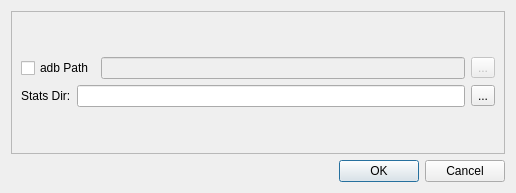
<?xml version="1.0" encoding="UTF-8"?>
<ui version="4.0">
 <class>SettingsWindow</class>
 <widget class="QDialog" name="SettingsWindow">
  <property name="geometry">
   <rect>
    <x>0</x>
    <y>0</y>
    <width>516</width>
    <height>193</height>
   </rect>
  </property>
  <property name="windowTitle">
   <string>Dialog</string>
  </property>
  <layout class="QGridLayout" name="gridLayout">
   <item row="0" column="0">
    <widget class="QFrame" name="frame">
     <property name="frameShape">
      <enum>QFrame::Shape::StyledPanel</enum>
     </property>
     <property name="frameShadow">
      <enum>QFrame::Shadow::Raised</enum>
     </property>
     <layout class="QGridLayout" name="gridLayout_3">
      <item row="1" column="0">
       <layout class="QGridLayout" name="gridLayout_2">
        <item row="4" column="0" colspan="3">
         <layout class="QHBoxLayout" name="horizontalLayout">
          <item>
           <widget class="QLabel" name="statsdir_label">
            <property name="text">
             <string>Stats Dir:</string>
            </property>
           </widget>
          </item>
          <item>
           <widget class="QLineEdit" name="statsdir_lineEdit"/>
          </item>
          <item>
           <widget class="QToolButton" name="statsdir_toolButton">
            <property name="text">
             <string>...</string>
            </property>
           </widget>
          </item>
         </layout>
        </item>
        <item row="2" column="0" colspan="3">
         <layout class="QHBoxLayout" name="horizontalLayout_2">
          <item>
           <widget class="QCheckBox" name="enableCustomadb_checkBox">
            <property name="text">
             <string>adb Path</string>
            </property>
           </widget>
          </item>
          <item>
           <widget class="QLineEdit" name="adbPath_lineEdit">
            <property name="enabled">
             <bool>false</bool>
            </property>
           </widget>
          </item>
          <item>
           <widget class="QToolButton" name="browseadb_toolButton">
            <property name="enabled">
             <bool>false</bool>
            </property>
            <property name="text">
             <string>...</string>
            </property>
           </widget>
          </item>
         </layout>
        </item>
       </layout>
      </item>
     </layout>
    </widget>
   </item>
   <item row="1" column="0">
    <widget class="QDialogButtonBox" name="buttonBox">
     <property name="orientation">
      <enum>Qt::Orientation::Horizontal</enum>
     </property>
     <property name="standardButtons">
      <set>QDialogButtonBox::StandardButton::Cancel|QDialogButtonBox::StandardButton::Ok</set>
     </property>
    </widget>
   </item>
  </layout>
 </widget>
 <resources/>
 <connections>
  <connection>
   <sender>buttonBox</sender>
   <signal>accepted()</signal>
   <receiver>SettingsWindow</receiver>
   <slot>accept()</slot>
   <hints>
    <hint type="sourcelabel">
     <x>248</x>
     <y>254</y>
    </hint>
    <hint type="destinationlabel">
     <x>157</x>
     <y>274</y>
    </hint>
   </hints>
  </connection>
  <connection>
   <sender>buttonBox</sender>
   <signal>rejected()</signal>
   <receiver>SettingsWindow</receiver>
   <slot>reject()</slot>
   <hints>
    <hint type="sourcelabel">
     <x>316</x>
     <y>260</y>
    </hint>
    <hint type="destinationlabel">
     <x>286</x>
     <y>274</y>
    </hint>
   </hints>
  </connection>
  <connection>
   <sender>enableCustomadb_checkBox</sender>
   <signal>clicked(bool)</signal>
   <receiver>adbPath_lineEdit</receiver>
   <slot>setEnabled(bool)</slot>
   <hints>
    <hint type="sourcelabel">
     <x>233</x>
     <y>38</y>
    </hint>
    <hint type="destinationlabel">
     <x>233</x>
     <y>76</y>
    </hint>
   </hints>
  </connection>
  <connection>
   <sender>enableCustomadb_checkBox</sender>
   <signal>clicked(bool)</signal>
   <receiver>browseadb_toolButton</receiver>
   <slot>setEnabled(bool)</slot>
   <hints>
    <hint type="sourcelabel">
     <x>233</x>
     <y>38</y>
    </hint>
    <hint type="destinationlabel">
     <x>469</x>
     <y>75</y>
    </hint>
   </hints>
  </connection>
 </connections>
</ui>
